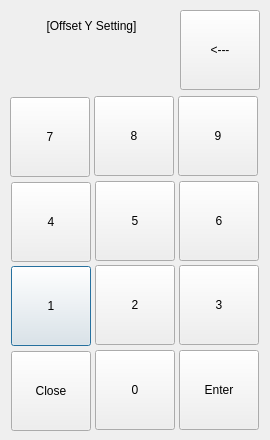
<?xml version="1.0" encoding="UTF-8"?>
<ui version="4.0">
 <class>Dialog</class>
 <widget class="QDialog" name="Dialog">
  <property name="geometry">
   <rect>
    <x>0</x>
    <y>0</y>
    <width>270</width>
    <height>440</height>
   </rect>
  </property>
  <property name="windowTitle">
   <string>Dialog</string>
  </property>
  <widget class="QLabel" name="Label_Number_2">
   <property name="geometry">
    <rect>
     <x>11</x>
     <y>10</y>
     <width>161</width>
     <height>31</height>
    </rect>
   </property>
   <property name="styleSheet">
    <string notr="true">font: 75 12pt &quot;Nanum square&quot;;</string>
   </property>
   <property name="text">
    <string>[Offset Y Setting]</string>
   </property>
   <property name="alignment">
    <set>Qt::AlignCenter</set>
   </property>
   <property name="indent">
    <number>0</number>
   </property>
  </widget>
  <widget class="QPushButton" name="pushButton_1">
   <property name="geometry">
    <rect>
     <x>11</x>
     <y>266</y>
     <width>80</width>
     <height>80</height>
    </rect>
   </property>
   <property name="styleSheet">
    <string notr="true">font: 75 15pt &quot;Nanum square&quot;;</string>
   </property>
   <property name="text">
    <string>1</string>
   </property>
  </widget>
  <widget class="QPushButton" name="pushButton_Close">
   <property name="geometry">
    <rect>
     <x>11</x>
     <y>351</y>
     <width>80</width>
     <height>80</height>
    </rect>
   </property>
   <property name="styleSheet">
    <string notr="true">font: 75 15pt &quot;Nanum square&quot;;</string>
   </property>
   <property name="text">
    <string>Close</string>
   </property>
  </widget>
  <widget class="QPushButton" name="pushButton_4">
   <property name="geometry">
    <rect>
     <x>11</x>
     <y>182</y>
     <width>80</width>
     <height>80</height>
    </rect>
   </property>
   <property name="styleSheet">
    <string notr="true">font: 75 15pt &quot;Nanum square&quot;;</string>
   </property>
   <property name="text">
    <string>4</string>
   </property>
  </widget>
  <widget class="QPushButton" name="pushButton_Back">
   <property name="geometry">
    <rect>
     <x>180</x>
     <y>10</y>
     <width>80</width>
     <height>80</height>
    </rect>
   </property>
   <property name="styleSheet">
    <string notr="true">font: 75 15pt &quot;Nanum square&quot;;</string>
   </property>
   <property name="text">
    <string>&lt;---</string>
   </property>
  </widget>
  <widget class="QPushButton" name="pushButton_5">
   <property name="geometry">
    <rect>
     <x>95</x>
     <y>181</y>
     <width>80</width>
     <height>80</height>
    </rect>
   </property>
   <property name="styleSheet">
    <string notr="true">font: 75 15pt &quot;Nanum square&quot;;</string>
   </property>
   <property name="text">
    <string>5</string>
   </property>
  </widget>
  <widget class="QPushButton" name="pushButton_2">
   <property name="geometry">
    <rect>
     <x>95</x>
     <y>265</y>
     <width>80</width>
     <height>80</height>
    </rect>
   </property>
   <property name="styleSheet">
    <string notr="true">font: 75 15pt &quot;Nanum square&quot;;</string>
   </property>
   <property name="text">
    <string>2</string>
   </property>
  </widget>
  <widget class="QPushButton" name="pushButton_Enter">
   <property name="geometry">
    <rect>
     <x>179</x>
     <y>350</y>
     <width>80</width>
     <height>80</height>
    </rect>
   </property>
   <property name="styleSheet">
    <string notr="true">font: 75 15pt &quot;Nanum square&quot;;</string>
   </property>
   <property name="text">
    <string>Enter</string>
   </property>
  </widget>
  <widget class="QLabel" name="Label_Number">
   <property name="geometry">
    <rect>
     <x>11</x>
     <y>50</y>
     <width>161</width>
     <height>41</height>
    </rect>
   </property>
   <property name="styleSheet">
    <string notr="true">border-image: url(:/Icon/mea_sel_off_box.png) 4;
border-width: 2;
font: 75 14pt &quot;Nanum square&quot;;</string>
   </property>
   <property name="text">
    <string/>
   </property>
   <property name="alignment">
    <set>Qt::AlignRight|Qt::AlignTrailing|Qt::AlignVCenter</set>
   </property>
   <property name="indent">
    <number>0</number>
   </property>
  </widget>
  <widget class="QPushButton" name="pushButton_6">
   <property name="geometry">
    <rect>
     <x>179</x>
     <y>181</y>
     <width>80</width>
     <height>80</height>
    </rect>
   </property>
   <property name="styleSheet">
    <string notr="true">font: 75 15pt &quot;Nanum square&quot;;</string>
   </property>
   <property name="text">
    <string>6</string>
   </property>
  </widget>
  <widget class="QPushButton" name="pushButton_8">
   <property name="geometry">
    <rect>
     <x>94</x>
     <y>96</y>
     <width>80</width>
     <height>80</height>
    </rect>
   </property>
   <property name="styleSheet">
    <string notr="true">font: 75 15pt &quot;Nanum square&quot;;</string>
   </property>
   <property name="text">
    <string>8</string>
   </property>
  </widget>
  <widget class="QPushButton" name="pushButton_3">
   <property name="geometry">
    <rect>
     <x>179</x>
     <y>265</y>
     <width>80</width>
     <height>80</height>
    </rect>
   </property>
   <property name="styleSheet">
    <string notr="true">font: 75 15pt &quot;Nanum square&quot;;</string>
   </property>
   <property name="text">
    <string>3</string>
   </property>
  </widget>
  <widget class="QPushButton" name="pushButton_7">
   <property name="geometry">
    <rect>
     <x>10</x>
     <y>97</y>
     <width>80</width>
     <height>80</height>
    </rect>
   </property>
   <property name="styleSheet">
    <string notr="true">font: 75 15pt &quot;Nanum square&quot;;</string>
   </property>
   <property name="text">
    <string>7</string>
   </property>
  </widget>
  <widget class="QPushButton" name="pushButton_0">
   <property name="geometry">
    <rect>
     <x>95</x>
     <y>350</y>
     <width>80</width>
     <height>80</height>
    </rect>
   </property>
   <property name="styleSheet">
    <string notr="true">font: 75 15pt &quot;Nanum square&quot;;</string>
   </property>
   <property name="text">
    <string>0</string>
   </property>
  </widget>
  <widget class="QPushButton" name="pushButton_9">
   <property name="geometry">
    <rect>
     <x>178</x>
     <y>96</y>
     <width>80</width>
     <height>80</height>
    </rect>
   </property>
   <property name="styleSheet">
    <string notr="true">font: 75 15pt &quot;Nanum square&quot;;</string>
   </property>
   <property name="text">
    <string>9</string>
   </property>
  </widget>
 </widget>
 <resources>
  <include location="Icon/Icon.qrc"/>
 </resources>
 <connections/>
</ui>
